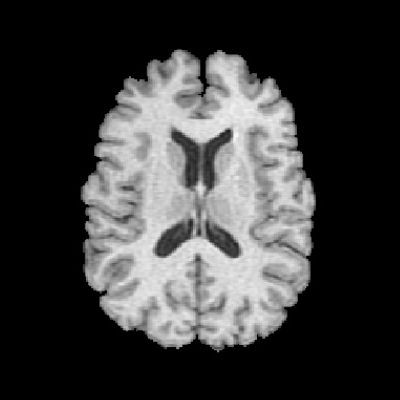
%> input picture data/Lab 9_data/Snakes_demo/brain.jpg, 400 x 400 px
$ octave Snakes_demo.m   (GNU Octave 9; MATLAB toolbox functions it lacks are replaced by stand-ins)
%> lines starting %> are read from the running program, lines starting %| are printed output that depends on the picture
%% Snakes Demo:
clear; close all; clc;

%% Read in an image
f = double(imread("C:\Users\melin\Desktop\Lab 9_data\Snakes_demo\brain.jpg"));
%> f: size 400x400x3 double; min 0, max 250, mean 58.9; mean of the top-left, top-right, bottom-left and bottom-right quarters 54.8, 55.1, 62.3, 63.3
f = f(:,:,1);
%> f: size 400x400 double


%% Set initial snake
% in order to start with a circle around the center of the image we first
% need to find the center pixel (the center of the image)
center = floor((size(f)+1)/2);
%> center = [200 200]
% generate a bunch of theta values to be used for determining the
% initial x and y coordinates of the snake nodes
numNodes = 400;
theta = 0:(2*pi)/numNodes:(2*pi*(1-1/numNodes));

% set up the original nodes in a circle surrounding the brain
if 1
    % Start from scratch
    x0 = 160*cos(theta)+center(1);
    y0 = 120*sin(theta)+center(2);
else
    % Use previous snake (already in memory)
    x0 = x';
    y0 = y';
end

% Close the loop (add an extra point to x0 and y0)
plotX0 = x0;
plotX0(end+1) = x0(1);
plotY0 = y0;
plotY0(end+1) = y0(1);

%% display the initial image
figure(2);
imshow(f,[]);
hold on;
plot(plotY0,plotX0,'-y');


%% Run the Snakes method
% close in on the contour of the brain
[x, y] = Snake(f,x0,y0);


%% display the final result
plotX = x;
plotX(end+1) = x(1);
plotY = y;
plotY(end+1) = y(1);
imshow(f,[]);
hold on;
plot(plotY,plotX,'-y',plotY0,plotX0,'-r');

% the reverse order of printing is due to the fact that matlab and image
% coordinates are different

hold off;


% Lab 4 Question 1 (a)
% Active contour (snake) function

%%

function [x, y] = Snake(f,x0,y0)

    figure(2);

    switch 2  % choose 0, then 1, then 2
        case 0
            % Good initial convergence
            alpha0 = -10;
            beta0 = 0;
            omega = 1;
            gradblur = 5;
            delta_t = 1;
            timesteps = 150;
        case 1
            % continuation from above
            alpha0 = -1;
            beta0 = 0;
            omega = 3;
            gradblur = 2;
            delta_t = 0.05;
            timesteps = 100;
        case 2
            % unstable (from above)
            alpha0 = -100;
            beta0 = 0;
            omega = 6;
            gradblur = 1;
            delta_t = 0.01;
            timesteps = 100;
        case 3
            % collapse (elastic force too strong)
            alpha0 = -100;
            beta0 = 0;
            omega = 10;
            gradblur = 3;
            delta_t = 10;
            timesteps = 100;
        case 4
            % parameters for the active contours (snakes)
            alpha0 = -10; % try -10, -100, -200
            beta0 =  0; % try 0 and 10000
            omega = 1; % weight of Fext, try 1, 3
            gradblur = 5; % try 5, 1
            delta_t = 1; % time step, try 1, 10
            timesteps = 100;
    end


    % Compute average segment length
    h = norm([x0(1)-x0(2) y0(1)-y0(2)]);
%> h = 1.88

    % now taking the gradient of the image (need it to calc the ext energy)
    [fx fy] = gradient(MyGaussianBlur(f,gradblur));
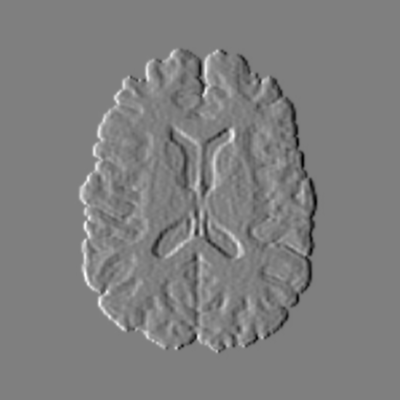
%> fx: size 400x400 double; min -48.56, max 48.75, mean 0; drawn with min black and max white
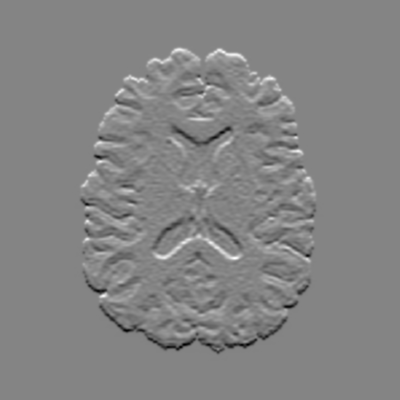
%> fy: size 400x400 double; min -51.41, max 47.78, mean 0; drawn with min black and max white

    % external energy would then be negative magnitude of the blurred image
    E_ext = sqrt(fx.^2 + fy.^2)*omega*delta_t;
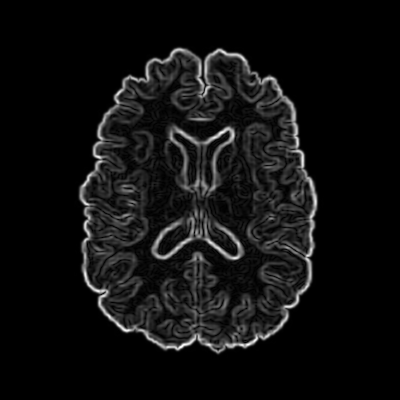
%> E_ext: size 400x400 double; min 0, max 3.18, mean 0.201; drawn with min black and max white
    %E_ext = -(fx.^2 + fy.^2)*omega;

    % now getting the gradient of the external energy
    [dc dr] = gradient(E_ext);
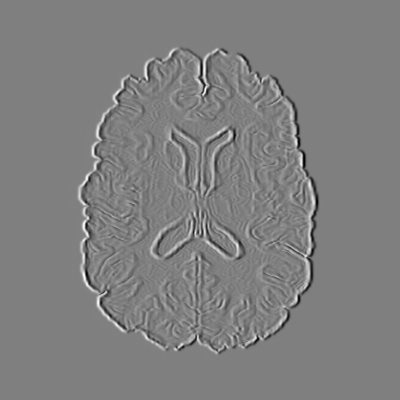
%> dc: size 400x400 double; min -1.09, max 1.08, mean 1.06e-19; drawn with min black and max white
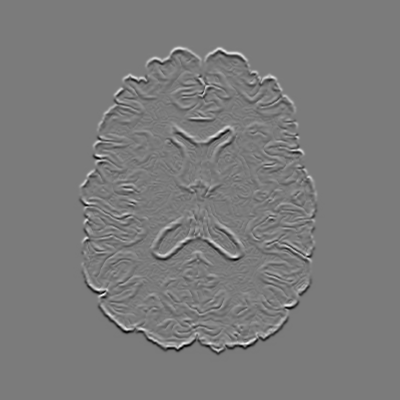
%> dr: size 400x400 double; min -1.18, max 1.26, mean -1.03e-18; drawn with min black and max white

    % now we will go ahead and deal with constructing the A matrix
    n=length(x0);
%> n = 400
    alpha = alpha0 * ones(1,n)/h^2;
    beta = beta0 * ones(1,n)/h^4;

    % constructing the pentadiagonal banded matrix
    % first we need to calculate the coefficients
    a = -beta;
%> a = 400 values from 0 to 0
    b = -alpha + 4*beta;
%> b = 400 values from 28.14 to 28.14
    c = 2*alpha - 6*beta;
%> c = 400 values from -56.29 to -56.29
    d = -alpha + 4*beta;
%> d = 400 values from 28.14 to 28.14
    e = -beta;

    % now actually constructing the banded matrix
    % down the middle should be v_i coefficients
    A = diag(c);

    % next are v_{i-1} and v_{i+1} coefficients
    A = A + circshift( diag(b), [1 0] );
    A = A + circshift( diag(d), [-1 0] );
    %A = A + diag(b(1:n-1),-1) + diag(b(n), n-1);
    %A = A + diag(d(1:n-1),1) + diag(b(n), -n+1);

    % finally v_{i-2} and v_{i+2} coefficients
    A = A + circshift( diag(a), [2 0] );
    A = A + circshift( diag(e), [-2 0] );
    %A = A + diag(a(1:n-2),-2) + diag(a(n-1:n),n-2);
    %A = A + diag(e(1:n-2),2) + diag(e(n-1:n),-n+2);


    % Pre-compute the inverse of the linear operator
    % [1]
    gammaAinv = inv(diag(ones(1,n)) - delta_t*A);

    % now set the x and y to equal x0 and y0
    x = x0';
    y = y0';

    % iteratively approximate next x and y coordinates
    for j=1:timesteps

        % [10 lines of commented-out code are left out]
        xn = interp2(dr, y, x);
        yn = interp2(dc, y, x);

        % Take a time-step
        x = gammaAinv*(x + xn);
        y = gammaAinv*(y + yn);

        % we want to interactively show the snake closing in on the brain
        % i decided to display the snake every few iterations
        if(mod(j,5)==0)
            %imshow(f,[]);
            imshow(E_ext, []);
            hold on;
            plotX = x;
            plotX(end+1) = x(1);
            plotY = y;
            plotY(end+1) = y(1);
            plot(plotY,plotX,'-y');
            drawnow;
            %pause(1);
        end
    end
%> after the loop, plotX = 401 values, max 358.7 at index 1, min 41.11 at index 201, mean 200.9; plotY = 401 values, max 315.8 at index 100, min 82.16 at index 299, mean 199.7; x = 400 values, max 358.7 at index 1, min 41.11 at index 201, mean 200.5; y = 400 values, max 315.8 at index 100, min 82.16 at index 299, mean 199.7
%> `plotX = x;`: plotX has the same summary as x in Snake
%> `plotY = y;`: plotY has the same summary as y in Snake
%> `plot(plotY,plotX,'-y',plotY0,plotX0,'-r');`:
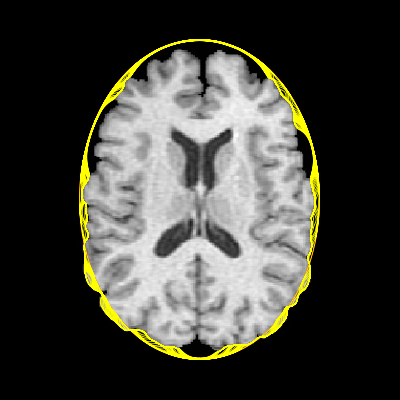
%> figure redrawn from the program's plot data
end

%%

% Function G = MyGaussianBlur(F, fwhm)
%
%  Blur a dataset of images using a Gaussian filter.
%
%  F holds a stack of images.
%  fwhm is the full-width at half max of the Gaussian kernel.
%
%%%% [5] marks total
function B = MyGaussianBlur(F, fwhm)

	dims = size(F);

    if length(dims)==2
        dims = [dims 1];
    end

	B = zeros(size(F));

    % [1] for calling the Gaussian function properly
	k = Gaussian(fwhm, size(F));
    K = fftn(ifftshift(k)); % [1] for FFT of Gaussian
    % Note that the peak of the Gaussian must be at pixel (1,1,1)

    % [2] for element-wise mult. of FFT of image (volume) by K
    temp = fftn( F );
    B = real(ifftn(temp.*K));
    % [1] for taking 'real' of result
    % NOTE: taking 'abs' of result is not the same
    %       if the input has negative values.
    %       Do not grant mark for use of 'abs'.

end

%%

% Function g = Gaussian(sigma, dims)
%
%   Create a matrix containing a 2D or 3D Gaussian function,
%
%      (sqrt(2*pi)*sigma)^(-D) * exp( -x^2/2/sigma^2 )
%
%   where D = length(dims).
%
%  Input:
%    sigma is the standard deviation of the Gaussian, in
%          units of pixels.
%    dims is a vector with the desired array size (2D or 3D)
%
%  Output:
%    g is an array of size dims with a Gaussian function
%      centred at pixel
%         ctr = ceil( (dims-1) / 2 ) + 1
%
function g = Gaussian(sigma, dims)

	rows = dims(1);
	cols = dims(2);
    slices = 1;
    D = 2;
    if length(dims)>2
        slices = dims(3);
        D = 3;
    end

	% locate centre pixel.
    % For 256x256, centre is at (129,129)
    % For 257x257, centre is still at (129,129)
	cr = ceil( (rows-1)/2 ) + 1;
	cc = ceil( (cols-1)/2 ) + 1;
    cs = ceil( (slices-1)/2) + 1;

	% Set the parameter in exponent
    a = 1 / (2*sigma^2);
	g = zeros(rows,cols,slices);

    for s = 1:slices
        for c = 1:cols
            for r = 1:rows
                r_sh = r - cr;
                c_sh = c - cc;
                s_sh = s - cs;
                g(r,c,s) = exp( -a * (r_sh^2 + c_sh^2 + s_sh^2) );
            end
        end
    end

    g = g / (sqrt(2*pi)*sigma)^D;

end
